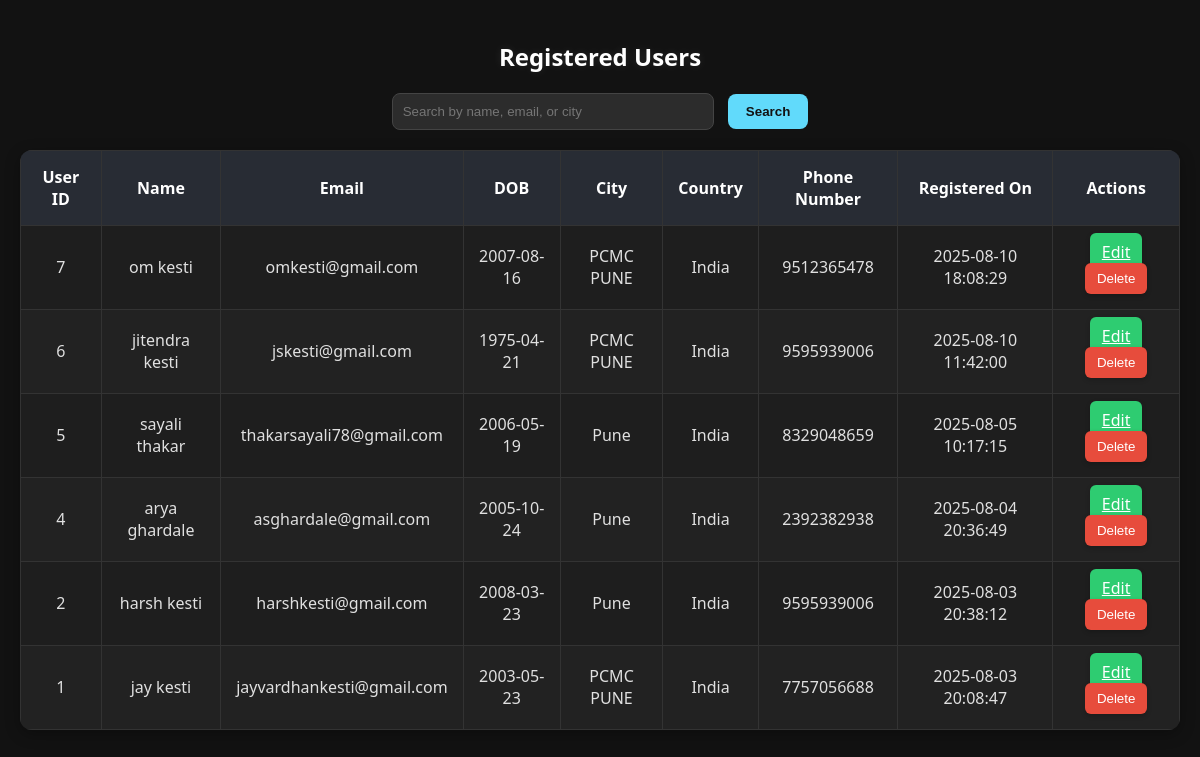
The app's page /view_users.php with its own data.
### tables this page shows
CREATE TABLE `users` (
  `id` int(11) NOT NULL,
  `name` varchar(100) DEFAULT NULL,
  `email` varchar(100) DEFAULT NULL,
  `password` varchar(255) DEFAULT NULL,
  `phone` varchar(20) DEFAULT NULL,
  `dob` date DEFAULT NULL,
  `city` varchar(100) DEFAULT NULL,
  `country` varchar(100) DEFAULT NULL,
  `created_at` datetime DEFAULT current_timestamp(),
  `address` varchar(255) DEFAULT NULL
);

### view_users.php (the view, shortened to what this page needs)
<?php
include 'db_connect.php';
$search = $_GET['search'] ?? '';
$sql = "SELECT * FROM users";
$sql .= " ORDER BY created_at DESC";
$result = $conn->query($sql);
?>
<!DOCTYPE html>
<html lang="en">
<head>
</head>
<body>
<h2>Registered Users</h2>
<div class="search-form">
    <form method="GET" action="">
        <input type="text" name="search" placeholder="Search by name, email, or city" value="<?= htmlspecialchars($search) ?>">
        <button type="submit">Search</button>
    </form>
</div>
<table>
    <thead>
        <tr>
            <th>User ID</th>
            <th>Name</th>
            <th>Email</th>
            <th>DOB</th>
            <th>City</th>
            <th>Country</th>
            <th>Phone Number</th>
            <th>Registered On</th>
            <th>Actions</th>
        </tr>
    </thead>
    <tbody>
        <?php if ($result->num_rows > 0): ?>
            <?php while ($row = $result->fetch_assoc()): ?>
                <tr>
                    <td><?= htmlspecialchars($row['id']) ?></td>
                    <td><?= htmlspecialchars($row['name']) ?></td>
                    <td><?= htmlspecialchars($row['email']) ?></td>
                    <td><?= htmlspecialchars($row['dob']) ?></td>
                    <td><?= htmlspecialchars($row['city']) ?></td>
                    <td><?= htmlspecialchars($row['country']) ?></td>
                    <td><?= htmlspecialchars($row['phone']) ?></td>
                    <td><?= htmlspecialchars($row['created_at']) ?></td>
                    <td>
                        <a href="edit_user.php?id=<?= $row['id'] ?>" class="btn edit-btn">Edit</a>
                        <form method="POST" style="display:inline;">
                            <button type="submit" name="delete_user" class="btn delete-btn" onclick="return confirm('Are you sure you want to delete this user?')">Delete</button>
                        </form>
                    </td>
                </tr>
            <?php endwhile; ?>
        <?php else: ?>
            <tr>
                <td colspan="9">No users found.</td>
            </tr>
        <?php endif; ?>
    </tbody>
</table>
</body>
</html>

### view_users.php (style rules this page uses)
body { font-family: 'Segoe UI', Tahoma, Geneva, Verdana, sans-serif; background-color: #121212; color: #e0e0e0; margin: 0; padding: 20px; }
h2 { text-align: center; color: #ffffff; margin-bottom: 20px; text-shadow: 0 0 10px rgba(255, 255, 255, 0.1); }
.search-form { text-align: center; margin-bottom: 20px; }
.search-form input[type="text"] { padding: 10px; width: 300px; background-color: #2c2c2c; border: 1px solid #444; border-radius: 8px; color: #e0e0e0; transition: all 0.3s ease; }
.search-form button { padding: 10px 18px; background-color: #61dafb; color: #121212; border: none; border-radius: 8px; margin-left: 10px; cursor: pointer; font-weight: bold; transition: background-color 0.3s ease, transform 0.2s ease; }
table { width: 100%; border-collapse: collapse; background-color: #1e1e1e; box-shadow: 0 4px 15px rgba(0,0,0,0.3); border-radius: 12px; overflow: hidden; }
th, td { padding: 15px; border: 1px solid #333; text-align: center; }
th { background-color: #282c34; color: #fff; font-weight: 600; }
tr:nth-child(even) { background-color: #222222; }
.btn { padding: 8px 12px; border: none; border-radius: 6px; color: white; cursor: pointer; font-weight: 500; transition: background-color 0.3s ease; box-shadow: 0 2px 5px rgba(0,0,0,0.2); }
.edit-btn { background-color: #2ecc71; }
.delete-btn { background-color: #e74c3c; }

### records on screen
users: id "7", name "om kesti", email "omkesti@gmail.com", dob "2007-08-16", city "PCMC PUNE", country "India", phone "9512365478", created_at "2025-08-10 18:08:29"
users: id "6", name "jitendra kesti", email "jskesti@gmail.com", dob "1975-04-21", city "PCMC PUNE", country "India", phone "9595939006", created_at "2025-08-10 11:42:00"
users: id "5", name "sayali thakar", email "thakarsayali78@gmail.com", dob "2006-05-19", city "Pune", country "India", phone "8329048659", created_at "2025-08-05 10:17:15"
users: id "4", name "arya ghardale", email "asghardale@gmail.com", dob "2005-10-24", city "Pune", country "India", phone "2392382938", created_at "2025-08-04 20:36:49"
users: id "2", name "harsh kesti", email "harshkesti@gmail.com", dob "2008-03-23", city "Pune", country "India", phone "9595939006", created_at "2025-08-03 20:38:12"
users: id "1", name "jay kesti", email "jayvardhankesti@gmail.com", dob "2003-05-23", city "PCMC PUNE", country "India", phone "7757056688", created_at "2025-08-03 20:08:47"
